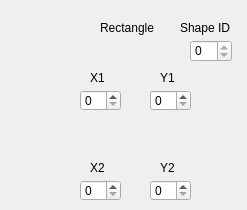
   <widget class="QWidget" name="stackedWidgetPage4">
    <widget class="QLabel" name="label_15">
     <property name="geometry">
      <rect>
       <x>100</x>
       <y>20</y>
       <width>71</width>
       <height>16</height>
      </rect>
     </property>
     <property name="text">
      <string>Rectangle</string>
     </property>
    </widget>
    <widget class="QLabel" name="label_16">
     <property name="geometry">
      <rect>
       <x>90</x>
       <y>70</y>
       <width>58</width>
       <height>16</height>
      </rect>
     </property>
     <property name="text">
      <string>X1</string>
     </property>
    </widget>
    <widget class="QLabel" name="label_17">
     <property name="geometry">
      <rect>
       <x>160</x>
       <y>70</y>
       <width>58</width>
       <height>16</height>
      </rect>
     </property>
     <property name="text">
      <string>Y1</string>
     </property>
    </widget>
    <widget class="QLabel" name="label_18">
     <property name="geometry">
      <rect>
       <x>160</x>
       <y>160</y>
       <width>58</width>
       <height>16</height>
      </rect>
     </property>
     <property name="text">
      <string>Y2</string>
     </property>
    </widget>
    <widget class="QLabel" name="label_19">
     <property name="geometry">
      <rect>
       <x>90</x>
       <y>160</y>
       <width>58</width>
       <height>16</height>
      </rect>
     </property>
     <property name="text">
      <string>X2</string>
     </property>
    </widget>
    <widget class="QLabel" name="label_62">
     <property name="geometry">
      <rect>
       <x>180</x>
       <y>20</y>
       <width>58</width>
       <height>16</height>
      </rect>
     </property>
     <property name="text">
      <string>Shape ID</string>
     </property>
    </widget>
    <widget class="QSpinBox" name="rectangle_id">
     <property name="geometry">
      <rect>
       <x>190</x>
       <y>40</y>
       <width>42</width>
       <height>22</height>
      </rect>
     </property>
     <property name="readOnly">
      <bool>true</bool>
     </property>
    </widget>
    <widget class="QSpinBox" name="rectangle_x1">
     <property name="geometry">
      <rect>
       <x>80</x>
       <y>90</y>
       <width>41</width>
       <height>21</height>
      </rect>
     </property>
     <property name="maximum">
      <number>999</number>
     </property>
    </widget>
    <widget class="QSpinBox" name="rectangle_y1">
     <property name="geometry">
      <rect>
       <x>150</x>
       <y>90</y>
       <width>41</width>
       <height>21</height>
      </rect>
     </property>
     <property name="maximum">
      <number>999</number>
     </property>
    </widget>
    <widget class="QSpinBox" name="rectangle_x2">
     <property name="geometry">
      <rect>
       <x>80</x>
       <y>180</y>
       <width>41</width>
       <height>21</height>
      </rect>
     </property>
     <property name="maximum">
      <number>999</number>
     </property>
    </widget>
    <widget class="QSpinBox" name="rectangle_y2">
     <property name="geometry">
      <rect>
       <x>150</x>
       <y>180</y>
       <width>41</width>
       <height>21</height>
      </rect>
     </property>
     <property name="maximum">
      <number>999</number>
     </property>
    </widget>
   </widget>
